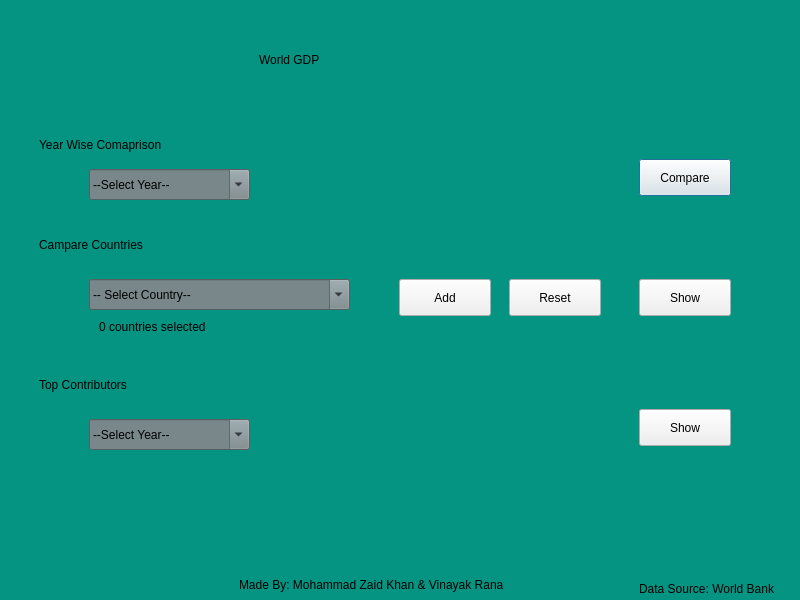
<?xml version="1.0" encoding="UTF-8"?>
<ui version="4.0">
 <class>list1</class>
 <widget class="QDialog" name="list1">
  <property name="geometry">
   <rect>
    <x>0</x>
    <y>0</y>
    <width>800</width>
    <height>600</height>
   </rect>
  </property>
  <property name="windowTitle">
   <string>Dialog</string>
  </property>
  <widget class="QWidget" name="MainWin" native="true">
   <property name="geometry">
    <rect>
     <x>-1</x>
     <y>-1</y>
     <width>801</width>
     <height>601</height>
    </rect>
   </property>
   <property name="styleSheet">
    <string notr="true">QWidget#MainWin{
background-color:rgb(5, 147, 130);
}</string>
   </property>
   <widget class="QLabel" name="Head">
    <property name="geometry">
     <rect>
      <x>260</x>
      <y>30</y>
      <width>251</width>
      <height>61</height>
     </rect>
    </property>
    <property name="styleSheet">
     <string notr="true">color:'black';
font: 57 36pt &quot;Noto Sans&quot;;</string>
    </property>
    <property name="text">
     <string>World GDP</string>
    </property>
   </widget>
   <widget class="QLabel" name="sub_head1">
    <property name="geometry">
     <rect>
      <x>40</x>
      <y>130</y>
      <width>251</width>
      <height>31</height>
     </rect>
    </property>
    <property name="styleSheet">
     <string notr="true">color:'black';
font: 25 17pt &quot;Noto Sans&quot;;</string>
    </property>
    <property name="text">
     <string>Year Wise Comaprison</string>
    </property>
   </widget>
   <widget class="QComboBox" name="comboBox_2">
    <property name="geometry">
     <rect>
      <x>90</x>
      <y>170</y>
      <width>161</width>
      <height>31</height>
     </rect>
    </property>
    <property name="cursor">
     <cursorShape>PointingHandCursor</cursorShape>
    </property>
    <property name="styleSheet">
     <string notr="true">color:'black';
background-color:rgb(121, 135, 139);</string>
    </property>
    <property name="editable">
     <bool>true</bool>
    </property>
    <item>
     <property name="text">
      <string>--Select Year--</string>
     </property>
    </item>
   </widget>
   <widget class="QPushButton" name="yearly">
    <property name="geometry">
     <rect>
      <x>640</x>
      <y>160</y>
      <width>92</width>
      <height>37</height>
     </rect>
    </property>
    <property name="text">
     <string>Compare</string>
    </property>
   </widget>
   <widget class="QLabel" name="sub_head2">
    <property name="geometry">
     <rect>
      <x>40</x>
      <y>230</y>
      <width>251</width>
      <height>31</height>
     </rect>
    </property>
    <property name="styleSheet">
     <string notr="true">color:'black';
font: 25 17pt &quot;Noto Sans&quot;;</string>
    </property>
    <property name="text">
     <string>Campare Countries</string>
    </property>
   </widget>
   <widget class="QComboBox" name="comboBox_3">
    <property name="geometry">
     <rect>
      <x>90</x>
      <y>280</y>
      <width>261</width>
      <height>31</height>
     </rect>
    </property>
    <property name="styleSheet">
     <string notr="true">color:'black';
background-color:rgb(121, 135, 139);</string>
    </property>
    <property name="editable">
     <bool>true</bool>
    </property>
    <item>
     <property name="text">
      <string>-- Select Country--</string>
     </property>
    </item>
   </widget>
   <widget class="QPushButton" name="add">
    <property name="geometry">
     <rect>
      <x>400</x>
      <y>280</y>
      <width>92</width>
      <height>37</height>
     </rect>
    </property>
    <property name="text">
     <string>Add</string>
    </property>
   </widget>
   <widget class="QPushButton" name="show">
    <property name="geometry">
     <rect>
      <x>640</x>
      <y>280</y>
      <width>92</width>
      <height>37</height>
     </rect>
    </property>
    <property name="text">
     <string>Show</string>
    </property>
   </widget>
   <widget class="QLabel" name="sub_head3">
    <property name="geometry">
     <rect>
      <x>40</x>
      <y>370</y>
      <width>421</width>
      <height>31</height>
     </rect>
    </property>
    <property name="styleSheet">
     <string notr="true">color:'black';
font: 25 17pt &quot;Noto Sans&quot;;</string>
    </property>
    <property name="text">
     <string>Top Contributors</string>
    </property>
   </widget>
   <widget class="QLabel" name="count">
    <property name="geometry">
     <rect>
      <x>100</x>
      <y>318</y>
      <width>251</width>
      <height>20</height>
     </rect>
    </property>
    <property name="styleSheet">
     <string notr="true">color:'black'</string>
    </property>
    <property name="text">
     <string>0 countries selected</string>
    </property>
   </widget>
   <widget class="QPushButton" name="reset">
    <property name="geometry">
     <rect>
      <x>510</x>
      <y>280</y>
      <width>92</width>
      <height>37</height>
     </rect>
    </property>
    <property name="text">
     <string>Reset</string>
    </property>
   </widget>
   <widget class="QPushButton" name="show_2">
    <property name="geometry">
     <rect>
      <x>640</x>
      <y>410</y>
      <width>92</width>
      <height>37</height>
     </rect>
    </property>
    <property name="text">
     <string>Show</string>
    </property>
   </widget>
   <widget class="QComboBox" name="comboBox_4">
    <property name="geometry">
     <rect>
      <x>90</x>
      <y>420</y>
      <width>161</width>
      <height>31</height>
     </rect>
    </property>
    <property name="cursor">
     <cursorShape>PointingHandCursor</cursorShape>
    </property>
    <property name="styleSheet">
     <string notr="true">color:'black';
background-color:rgb(121, 135, 139);</string>
    </property>
    <property name="editable">
     <bool>true</bool>
    </property>
    <item>
     <property name="text">
      <string>--Select Year--</string>
     </property>
    </item>
   </widget>
   <widget class="QLabel" name="label">
    <property name="geometry">
     <rect>
      <x>240</x>
      <y>560</y>
      <width>331</width>
      <height>51</height>
     </rect>
    </property>
    <property name="styleSheet">
     <string notr="true">color:'black'</string>
    </property>
    <property name="text">
     <string>Made By: Mohammad Zaid Khan &amp; Vinayak Rana</string>
    </property>
   </widget>
   <widget class="QWidget" name="widget" native="true">
    <property name="geometry">
     <rect>
      <x>30</x>
      <y>130</y>
      <width>721</width>
      <height>81</height>
     </rect>
    </property>
    <property name="styleSheet">
     <string notr="true">background-color:'white';
border-radius:15px;</string>
    </property>
   </widget>
   <widget class="QWidget" name="widget_2" native="true">
    <property name="geometry">
     <rect>
      <x>30</x>
      <y>230</y>
      <width>721</width>
      <height>111</height>
     </rect>
    </property>
    <property name="styleSheet">
     <string notr="true">background-color:'white';
border-radius:15px;</string>
    </property>
   </widget>
   <widget class="QWidget" name="widget_3" native="true">
    <property name="geometry">
     <rect>
      <x>30</x>
      <y>360</y>
      <width>721</width>
      <height>101</height>
     </rect>
    </property>
    <property name="styleSheet">
     <string notr="true">background-color:'white';
border-radius:15px;</string>
    </property>
   </widget>
   <widget class="QWidget" name="widget_4" native="true">
    <property name="geometry">
     <rect>
      <x>250</x>
      <y>20</y>
      <width>271</width>
      <height>81</height>
     </rect>
    </property>
    <property name="styleSheet">
     <string notr="true">background-color:'white';
border-radius:15px</string>
    </property>
   </widget>
   <widget class="QLabel" name="label_2">
    <property name="geometry">
     <rect>
      <x>640</x>
      <y>580</y>
      <width>161</width>
      <height>20</height>
     </rect>
    </property>
    <property name="text">
     <string>Data Source: World Bank</string>
    </property>
   </widget>
   <zorder>widget_4</zorder>
   <zorder>widget_3</zorder>
   <zorder>widget_2</zorder>
   <zorder>widget</zorder>
   <zorder>Head</zorder>
   <zorder>sub_head1</zorder>
   <zorder>comboBox_2</zorder>
   <zorder>yearly</zorder>
   <zorder>sub_head2</zorder>
   <zorder>comboBox_3</zorder>
   <zorder>add</zorder>
   <zorder>show</zorder>
   <zorder>sub_head3</zorder>
   <zorder>count</zorder>
   <zorder>reset</zorder>
   <zorder>show_2</zorder>
   <zorder>comboBox_4</zorder>
   <zorder>label</zorder>
   <zorder>label_2</zorder>
  </widget>
 </widget>
 <resources/>
 <connections/>
</ui>
